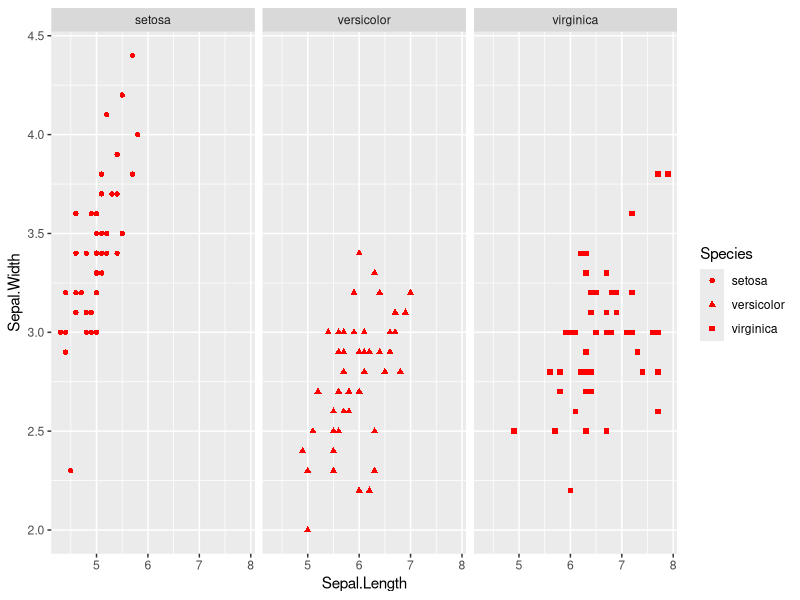

The R source for this figure:
## ---- chunk 1
library(tidyverse)
world_bank_pop %>% 
  pivot_longer(cols = `2000`: `2017`,
               names_to = "Year",
               values_to = "Population") %>% 
  filter(country == "IND" & Year == 2000) %>% 
  arrange(Population)
## ---- chunk 2
ggplot(iris)+
  geom_point(aes(x = Sepal.Length,
                 y = Sepal.Width,
                 shape = Species
                 ),
             col = "red")+
  facet_wrap(Species ~ .)
